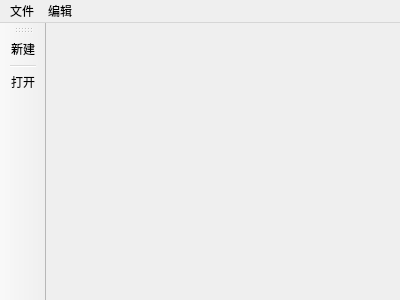
<?xml version="1.0" encoding="UTF-8"?>
<ui version="4.0">
 <class>MainWindow</class>
 <widget class="QMainWindow" name="MainWindow">
  <property name="geometry">
   <rect>
    <x>0</x>
    <y>0</y>
    <width>400</width>
    <height>300</height>
   </rect>
  </property>
  <property name="windowTitle">
   <string>MainWindow</string>
  </property>
  <widget class="QWidget" name="centralWidget"/>
  <widget class="QMenuBar" name="menuBar">
   <property name="geometry">
    <rect>
     <x>0</x>
     <y>0</y>
     <width>400</width>
     <height>23</height>
    </rect>
   </property>
   <widget class="QMenu" name="menu">
    <property name="title">
     <string>文件</string>
    </property>
    <addaction name="separator"/>
    <addaction name="actionnew"/>
    <addaction name="separator"/>
    <addaction name="actionopen"/>
   </widget>
   <widget class="QMenu" name="menu_2">
    <property name="title">
     <string>编辑</string>
    </property>
   </widget>
   <addaction name="menu"/>
   <addaction name="menu_2"/>
  </widget>
  <widget class="QToolBar" name="mainToolBar">
   <attribute name="toolBarArea">
    <enum>LeftToolBarArea</enum>
   </attribute>
   <attribute name="toolBarBreak">
    <bool>false</bool>
   </attribute>
   <addaction name="actionnew"/>
   <addaction name="separator"/>
   <addaction name="actionopen"/>
  </widget>
  <action name="actionnew">
   <property name="text">
    <string>新建</string>
   </property>
  </action>
  <action name="actionopen">
   <property name="text">
    <string>打开</string>
   </property>
  </action>
 </widget>
 <layoutdefault spacing="6" margin="11"/>
 <resources/>
 <connections/>
</ui>
